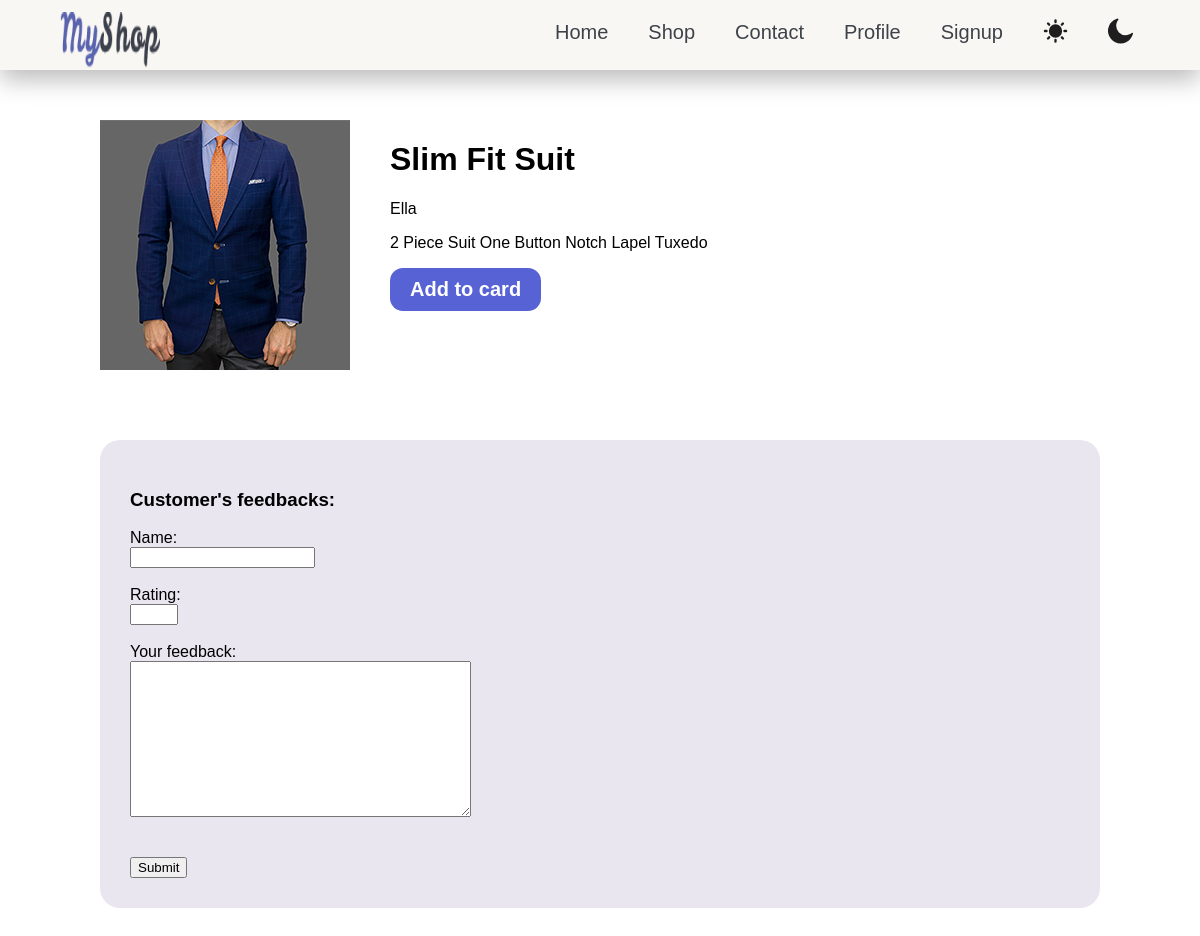
Screenshot of /products/Ella/7 with the database file from the repository.
### products/models.py (models this page shows, shortened)
class Product(models.Model):
    title = models.CharField(max_length=40)
    description = models.TextField(blank=True)
    category = models.ManyToManyField(Category)
    image = models.ImageField(blank=True, upload_to="upload-img")
    price = models.PositiveIntegerField()
    brand = models.ForeignKey(Brand, on_delete=models.CASCADE, null=True, related_name="prd")
    slug = models.SlugField(blank=True)
    is_best_seller = models.BooleanField(default=False)
    suggestion = models.ManyToManyField('self')

class Brand(models.Model):
    title = models.CharField(max_length=70)
    logo =  models.ImageField()
    address = models.OneToOneField(Address, on_delete=models.CASCADE, null =True)

### products/views.py (the view, shortened to what this page needs)
# urls.py: path('products/<product_brand>/<product_slug>', views.product_page, name="product_page")
def product_page(request, product_brand, product_slug):
    product = Product.objects.get(slug = product_slug)
    form = FeedbackForm()
    if request.method== "GET":
        return render(request, "products/product.html", {
        "product":product,
        "form":form
    })

### products/forms.py
class FeedbackForm(forms.Form):
    name = forms.CharField(required=True, error_messages={"required": "You forgot to add your name"})
    rating = forms.IntegerField(min_value=1, max_value=5)
    text = forms.CharField(label="Your feedback", widget=forms.Textarea, max_length=200)

### products/templates/products/product.html (shortened to what this page needs)
{% extends 'base.html' %}
{% load static %}
{% block css  %}{% static "products/product.css" %}{% endblock %}
{% block body %}
    {% include "includes/nav.html" %}
    <div id="product-main-con">
        <main>
        <img src="{{product.image.url}}">
        <div>
            <h1>{{product.title}}</h1>
            <p>{{product.brand.title}}</p>
            <p>{{product.description}}</p>
            <button>Add to card</button>
        </div>
        </main>
        <section id="feedback">
            <h3>Customer's feedbacks:</h3>
            <form method="POST">
                {% for field in form %}
                    {{field.label_tag}}<br>
                    {{field}}<br>
                    <br>
                {%endfor%}
                <br>
                <button type="Submit">Submit</button>
            </form>
        </section>
        </div>
{% endblock %}

### products/static/products/product.css (style rules this page uses)
body { font-family: Arial, Helvetica, sans-serif; margin:0 ; }
#product-main-con { width: 1000px; margin:50px auto; }
#product-main-con main { display: flex; width: 100%; column-gap: 40px; }
#product-main-con main button { background-color: #5762D5; font-size: 20px; color: white; font-weight: bold; border: none; padding: 10px 20px; border-radius: 13px; cursor: pointer; transition-duration: 0.3s; }
#feedback { padding: 30px; background-color: #E9E6F0; border-radius:20px; margin-top: 70px; }

### rows the page displays
Product: image (picture), title "Slim Fit Suit", brand "Ella", description "2 Piece Suit One Button Notch Lapel Tuxedo"

### other values shown
{{ field.label_tag }} "Name:" "Rating:" "Your feedback:"
